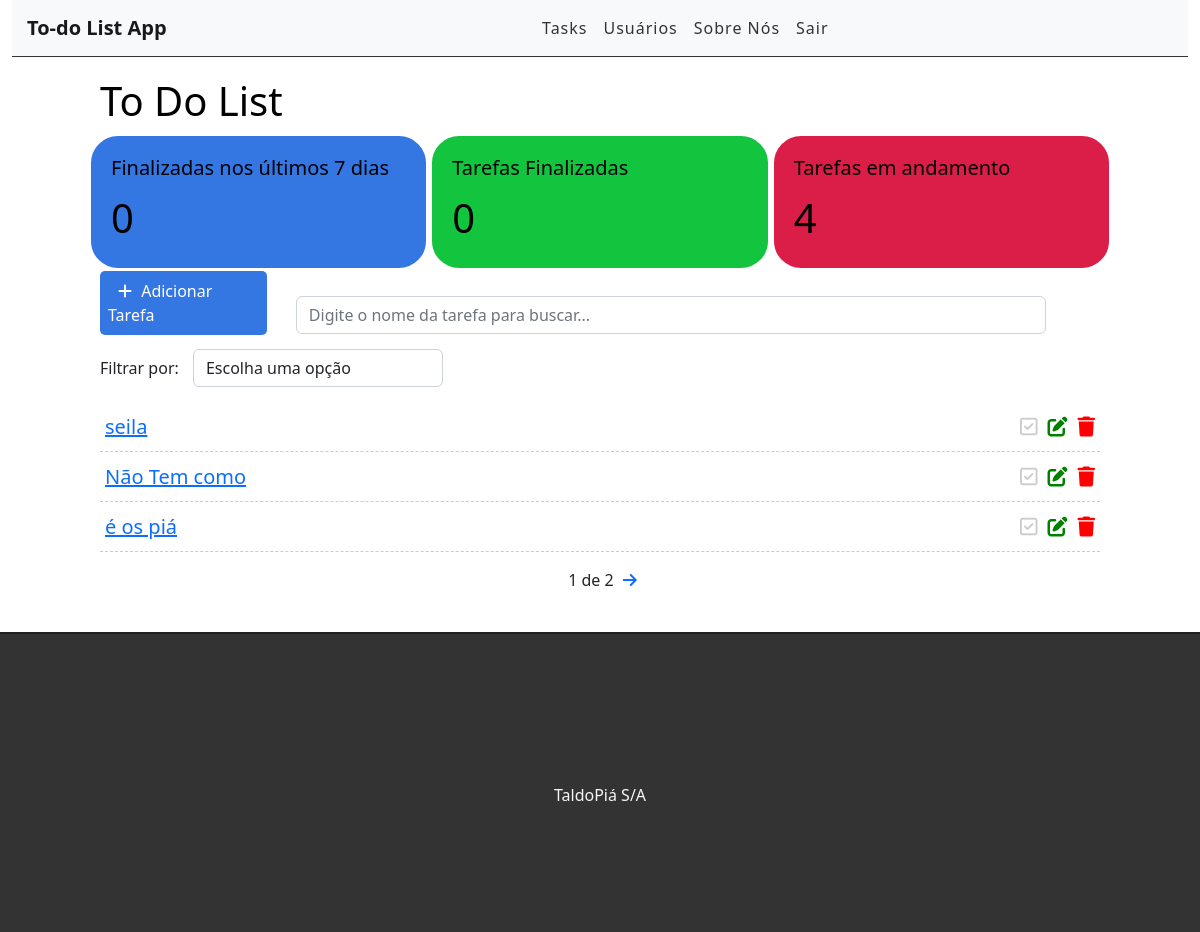
Page / (signed in) on the earlier database version.
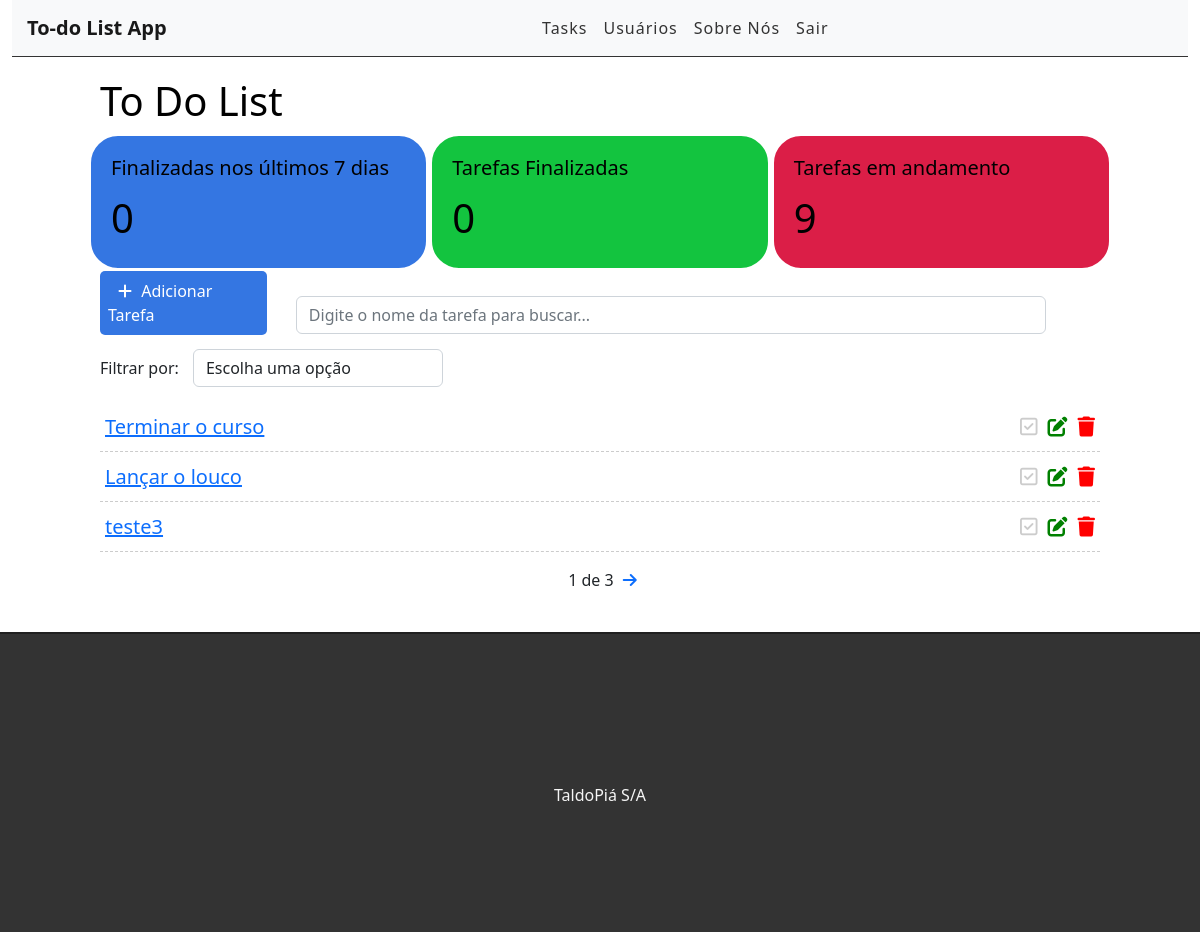
Same page on the later database version.
### tasks/models.py (models this page shows, shortened)
class Task(models.Model):
    STATUS=(
        ("doing", "Doing"),
        ("done", "Done"),
    )
    title = models.CharField(max_length=255, blank=True)
    description = models.TextField()
    done = models.CharField(
        max_length=5,
        choices=STATUS,
    )
    user = models.ForeignKey(get_user_model(), on_delete=models.CASCADE)
    created_at = models.DateTimeField(auto_now_add=True)
    updated_at = models.DateTimeField(auto_now=True)

### tasks/views.py (the view)
# urls.py: path("", views.tasklist, name='tasklist'),
@login_required
def tasklist(request):
    search = request.GET.get('search')
    filter = request.GET.get('filter')
    tasksDoneRecently = Task.objects.filter(user=request.user, done="done", updated_at__gt=datetime.datetime.now()-datetime.timedelta(days=7)).count()
    tasksDone = Task.objects.filter(user=request.user, done="done").count()
    tasksNotDone = Task.objects.filter(user=request.user, done="doing").count()
    if search:
        tasks = Task.objects.filter(user=request.user, title__icontains=search).order_by("-created_at")
    elif filter:
        tasks = Task.objects.filter(user=request.user, done=filter).order_by("-created_at")
    else:
        tasks_list = Task.objects.filter(user=request.user).order_by("-created_at")
        paginator = Paginator(tasks_list, 3)
        page = request.GET.get("page")
        tasks = paginator.get_page(page)
    return render(
        request,
        'tasks/list.html',
        {"tasks": tasks, "tasksDoneRecently": tasksDoneRecently, "tasksDone": tasksDone, "tasksNotDone": tasksNotDone}
    )

### tasks/templates/tasks/list.html (shortened to what this page needs)
{% extends 'base.html'%}
{% block content %}
<div class="offset-1 col-10 list-div">
    <h1>To Do List</h1>
    <div class="container dashboard">
        <div class="row">
            <div class="col-4 dashboard-box" id="dashboard-lastdays">
                <h4>Finalizadas nos últimos 7 dias</h4>
                <span>{{ tasksDoneRecently }}</span>
            </div>
            <div class="col-4 dashboard-box" id="dashboard-done">
                <h4>Tarefas Finalizadas</h4>
                <span>{{ tasksDone }}</span>
            </div>
            <div class="col-4 dashboard-box" id="dashboard-doing">
                <h4>Tarefas em andamento</h4>
                <span>{{ tasksNotDone }}</span>
            </div>
        </div>
    </div>
    <a id="add-link" href="newtask/">
        <div class="col-2 add-div">
            <i class="fas fa-plus"></i> Adicionar Tarefa
        </div>
    </a>
    <div class="col-9 search-div">
        <form method="get" id="search-form">
            <input class="form-control" type="text" id="search" name="search" placeholder="Digite o nome da tarefa para buscar..." value="{{ request.GET.search }}">
        </form>
    </div>
    <div class="col-12 filter-div">
        <span>Filtrar por: </span>
        <select name="filter" id="filter" class="form-control">
            <option value="">Escolha uma opção</option>
        </select>
    </div>
    <ul class="task-list">
        {% for task in tasks %}
        {% if task.done == "doing" %}
        <li class="task-item">
        {% else %}
        <li class="task-item-done">
        {% endif %}
            <span class="task-title"><a href="task/{{task.id}}">{{task.title}}</a></span>
            <a href="delete/{{task.id}}" class="delete-btn"><span><i class="fas fa-trash"></i></span></a>
            <a href="edit/{{task.id}}" class="edit-btn"><span><i class="fas fa-edit"></i></span></a>
            <a href="check/{{task.id}}" class="check-btn"><span><i class="fa fa-check-square-o"></i></span></a>
        </li>
        {% endfor %}
    </ul>
    <div class="pagination">
        <span class="step-links">
            {% if tasks.paginator.num_pages %}
            <span class="current">
                {{ tasks.number }} de {{ tasks.paginator.num_pages }}
            </span>
            {% endif %}
            {% if tasks.has_next %}
                <a href="?page={{ tasks.next_page_number }}"><i class="fas fa-arrow-right"></i></a>
            {% endif %}
        </span>
    </div>
</div>
{% endblock %}

### tasks/templates/base.html (shortened to what this page needs)
{% load static %}
<!DOCTYPE html>
<html lang="en">
<head>
    <link rel="stylesheet" href="https://cdn.jsdelivr.net/npm/bootstrap@5.2.0/dist/css/bootstrap.min.css">
    <link rel="stylesheet" href="{% static 'css/style.css' %}">
</head>
<body>
    <div class="container-fluid">
        <nav class="navbar navbar-expand-lg navbar-light bg-light">
            <a class="navbar-brand" href="/">To-do List App</a>
            <div class="collapse navbar-collapse" id="navbarSupportedContent">
                <ul class="navbar-nav mr-auto">
                    {% if user.is_authenticated %}
                    <li class="nav-item">
                        <a class="nav-link" href="#1">Tasks</a>
                    </li>
                    <li class="nav-item">
                        <a class="nav-link" href="#2">Usuários</a>
                    </li>
                    {% else %}
                    <li class="nav-item">
                        <a class="nav-link" href="/accounts/login">Entrar</a>
                    </li>
                    {% endif %}
                    <li class="nav-item">
                        <a class="nav-link" href="#3">Sobre Nós</a>
                    </li>
                    {% if user.is_authenticated %}
                    <li class="nav-item">
                        <a class="nav-link" href="/accounts/logout">Sair</a>
                    </li>
                    {% endif %}
                </ul>
            </div>
        </nav>
    </div>
    {% block content %}{% endblock %}
    <footer>
        <p>TaldoPiá S/A</p>
    </footer>
</body>
</html>

### tasks/static/css/style.css (style rules this page uses)
h1 { color: black; }
.navbar { border-bottom: 1px solid #333; margin-bottom: 20px; }
.navbar-nav { margin: auto; }
.navbar-brand { font-weight: bold; margin-left: 15px; }
.navbar-light .navbar-nav a.nav-link { color: #333; letter-spacing: 1px; }
.dashboard { padding: 0%; width: 100%; display: inline-block; }
.dashboard h4 { font-size: 20px; color: black; }
.dashboard span { font-size: 40px; color: black; display: block; width: 100%; }
.dashboard-box { float: left; color: #fff; padding: 20px; border: #fff; border-style: solid; border-radius: 30px; box-sizing: border-box; }
#dashboard-lastdays { background-color: #3476e2; }
#dashboard-done { background-color: #13c43f; }
#dashboard-doing { background-color: #db1e47; }
#add-link { text-decoration: none; }
.add-div { background-color: #3476e2; cursor: pointer; display: inline-block; color: #fff; padding: 8px; border-radius: 5px; margin-right: 25px; }
.fas.fa-plus { color: #FFF; margin-left: 10px; margin-right: 5px; }
.filter-div { margin-bottom: 15px; padding: 0; }
#filter { display: inline-block; width: 25%; margin-left: 10px; }
.search-div { padding: 0px; margin-top: 15px; margin-bottom: 15px; display: inline-block; }
.list-div { padding: 0; margin-bottom: 40px; }
.task-list { padding-left: 0; }
.task-item { list-style: none; font-size: 20px; height: 50px; padding-top: 10px; border-bottom: 1px dashed #ccc; }
.task-title { margin-left: 5px; }
.fas.fa-trash, .fas.fa-edit, .fa.fa-check-square-o { cursor: pointer; margin: 5px; font-size: 20px; float: right; }
.fas.fa-trash { color: red !important; }
.fas.fa-edit { color: green !important; }
.task-item .fa.fa-check-square-o { color: #ccc !important; }
footer { background-color: #333; height: 300px; border-top: 2px solid #202020; }
footer p { position: relative; color: #f5f5f5; text-align: center; top: 50%; }
.pagination { margin-bottom: 20px; }
.step-links { position: relative; margin-left: auto; margin-right: auto; }
.step-links .current { margin-left: 5px; margin-right: 5px; }

Differences in the rows shown:
no longer on this page (row unchanged): Task: title "seila"
no longer on this page (row unchanged): Task: title "Não Tem como"
no longer on this page (row unchanged): Task: title "é os piá"
added Task: title "Terminar o curso"
added Task: title "Lançar o louco"
added Task: title "teste3"
Other differences:
{{ tasksNotDone }}: "4" → "9"
{{ tasks.paginator.num_pages }}: "2" → "3"
